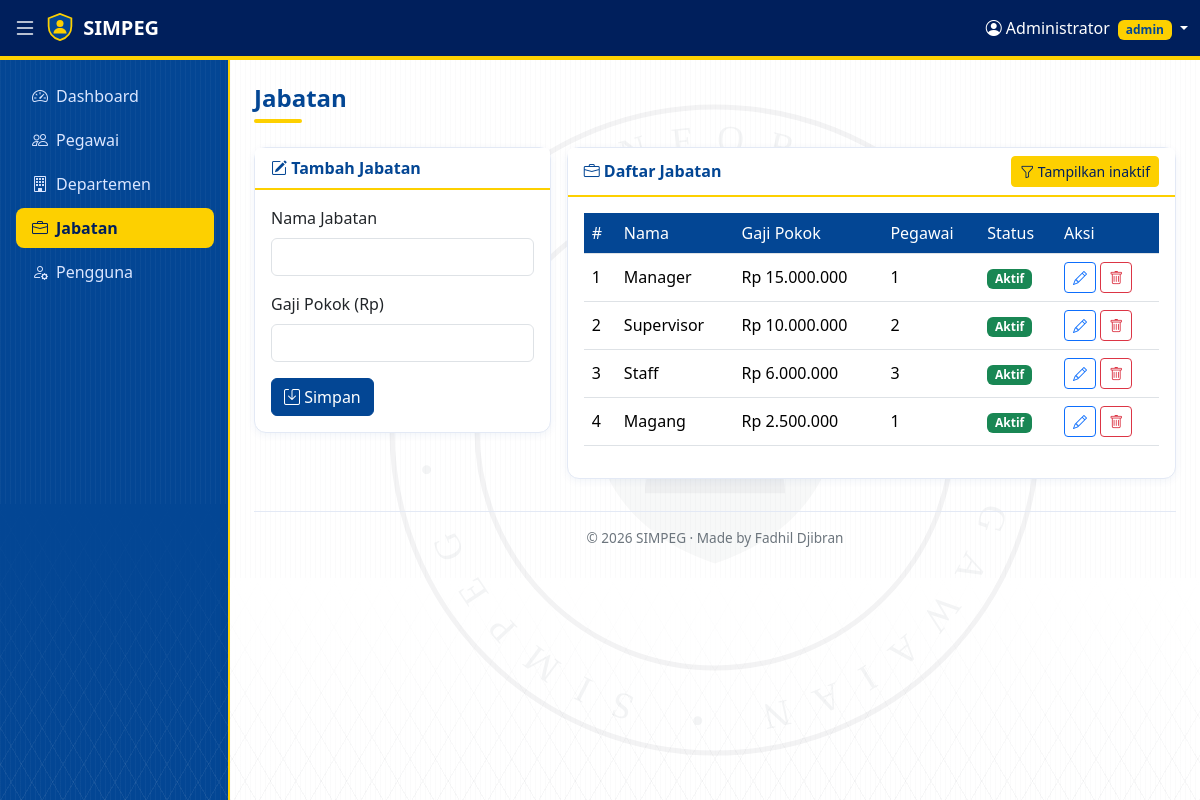
Screenshot of /jabatan.php (signed in) with the database file from the repository.
### tables this page shows
CREATE TABLE jabatan (
  id INT AUTO_INCREMENT PRIMARY KEY,
  nama VARCHAR(100) NOT NULL,
  gaji_pokok DECIMAL(12,2) NOT NULL DEFAULT 0,
  aktif TINYINT(1) NOT NULL DEFAULT 1
);

### jabatan.php (the view, shortened to what this page needs)
<?php
require 'config.php';
require 'layout.php';
$edit = ['id' => '', 'nama' => '', 'gaji_pokok' => ''];
$semua = isset($_GET['semua']);
$rows = $db->query('SELECT j.*, (SELECT COUNT(*) FROM pegawai p WHERE p.jabatan_id = j.id AND p.aktif = 1) jml
    FROM jabatan j ' . ($semua ? '' : 'WHERE j.aktif = 1 ') . 'ORDER BY j.aktif DESC, j.gaji_pokok DESC');
?>
<div class="row g-3">
  <?php if (is_admin()): ?>
  <div class="col-lg-4">
    <div class="card"><div class="card-header d-flex justify-content-between align-items-center">
        <span><i class="bi bi-pencil-square"></i> <?= $edit['id'] ? 'Edit' : 'Tambah' ?> Jabatan</span>
      </div>
      <div class="card-body">
        <form method="post">
          <div class="mb-3"><label class="form-label">Nama Jabatan</label><input name="nama" class="form-control" required value="<?= e($edit['nama']) ?>"></div>
          <div class="mb-3"><label class="form-label">Gaji Pokok (Rp)</label><input type="number" min="0" step="1000" name="gaji_pokok" class="form-control" required value="<?= e($edit['gaji_pokok']) ?>"></div>
          <button class="btn btn-primary"><i class="bi bi-save"></i> Simpan</button>
        </form>
      </div>
    </div>
  </div>
  <?php endif; ?>
  <div class="<?= is_admin() ? 'col-lg-8' : 'col-12' ?>">
    <div class="card"><div class="card-header d-flex justify-content-between align-items-center">
        <span><i class="bi bi-briefcase"></i> Daftar Jabatan</span>
        <a href="?<?= $semua ? '' : 'semua=1' ?>" class="btn btn-sm btn-warning"><i class="bi bi-funnel"></i> <?= $semua ? 'Hanya aktif' : 'Tampilkan inaktif' ?></a>
      </div>
      <div class="card-body table-responsive">
        <table class="table table-hover align-middle">
          <thead><tr><th>#</th><th>Nama</th><th>Gaji Pokok</th><th>Pegawai</th><th>Status</th><?php if (is_admin()): ?><th>Aksi</th><?php endif; ?></tr></thead>
          <tbody>
          <?php $no = 1; foreach ($rows as $r): ?>
            <tr class="<?= $r['aktif'] ? '' : 'inaktif' ?>">
              <td><?= $no++ ?></td><td><?= e($r['nama']) ?></td><td>Rp <?= number_format($r['gaji_pokok'], 0, ',', '.') ?></td><td><?= $r['jml'] ?></td>
              <td><?= badge_status($r['aktif']) ?></td>
              <?php if (is_admin()): ?><td class="text-nowrap">
                <?php if ($r['aktif']): ?><a href="?edit=<?= $r['id'] ?>" class="btn btn-sm btn-outline-primary" title="Edit"><i class="bi bi-pencil"></i></a><?php endif; ?>
                <?= tombol_status($r['id'], $r['aktif']) ?>
              </td><?php endif; ?>
            </tr>
          <?php endforeach; ?>
          </tbody>
        </table>
      </div>
    </div>
  </div>
</div>

### config.php (shortened to what this page needs)
<?php
function e($s) { return htmlspecialchars((string)$s, ENT_QUOTES, 'UTF-8'); }
function is_admin() { return ($_SESSION['user']['role'] ?? '') === 'admin'; }
function csrf_field() { return '<input type="hidden" name="csrf" value="' . $_SESSION['csrf'] . '">'; }
function tombol_status($id, $aktif) {
    $aksi = $aktif ? 'hapus' : 'pulihkan';
    $btn  = $aktif
        ? '<button class="btn btn-sm btn-outline-danger" title="Hapus (inaktifkan)"><i class="bi bi-trash"></i></button>'
        : '<button class="btn btn-sm btn-outline-success" title="Pulihkan"><i class="bi bi-arrow-counterclockwise"></i></button>';
    $konfirmasi = $aktif ? 'Data akan dinonaktifkan. Lanjutkan?' : 'Aktifkan kembali data ini?';
    $warna = $aktif ? 'danger' : 'success';
    return "<form method=\"post\" class=\"d-inline\" data-confirm=\"$konfirmasi\" data-btn=\"$warna\">" . csrf_field() .
           "<input type=\"hidden\" name=\"aksi\" value=\"$aksi\"><input type=\"hidden\" name=\"id\" value=\"" . (int)$id . "\">$btn</form>";
}
function badge_status($aktif) {
    return $aktif ? '<span class="badge bg-success">Aktif</span>' : '<span class="badge bg-secondary">Inaktif</span>';
}

### style.css (style rules this page uses)
:root { --biru: #034694; --biru-tua: #001f5c; --kuning: #fdd000; }
body { background: #fff; color: #1c2434; }
@media (min-width: 992px) { .app { height: 100vh; display: flex; flex-direction: column; overflow: hidden; } }
.card { border: 1px solid #e3e9f5; border-radius: 12px; box-shadow: 0 2px 8px rgba(3,70,148,.06); }
.card-header { background: #fff; border-bottom: 2px solid var(--kuning); font-weight: 600; color: var(--biru); }
.btn-primary { background: var(--biru); border-color: var(--biru); }
.btn-warning { background: var(--kuning); border-color: var(--kuning); color: var(--biru-tua); }
.table thead th { background: var(--biru); color: #fff; font-weight: 500; }

### rows the page displays
jabatan: nama "Manager", gaji_pokok "15.000.000", jml "1", aktif "Aktif"
jabatan: nama "Supervisor", gaji_pokok "10.000.000", jml "2", aktif "Aktif"
jabatan: nama "Staff", gaji_pokok "6.000.000", jml "3", aktif "Aktif"
jabatan: nama "Magang", gaji_pokok "2.500.000", jml "1", aktif "Aktif"

### other values shown
$u['nama'] "Administrator"
$u['role'] "admin"
$label "Dashboard"
$label "Pegawai"
$label "Departemen"
$label "Jabatan"
$label "Pengguna"
$judul "Jabatan"
